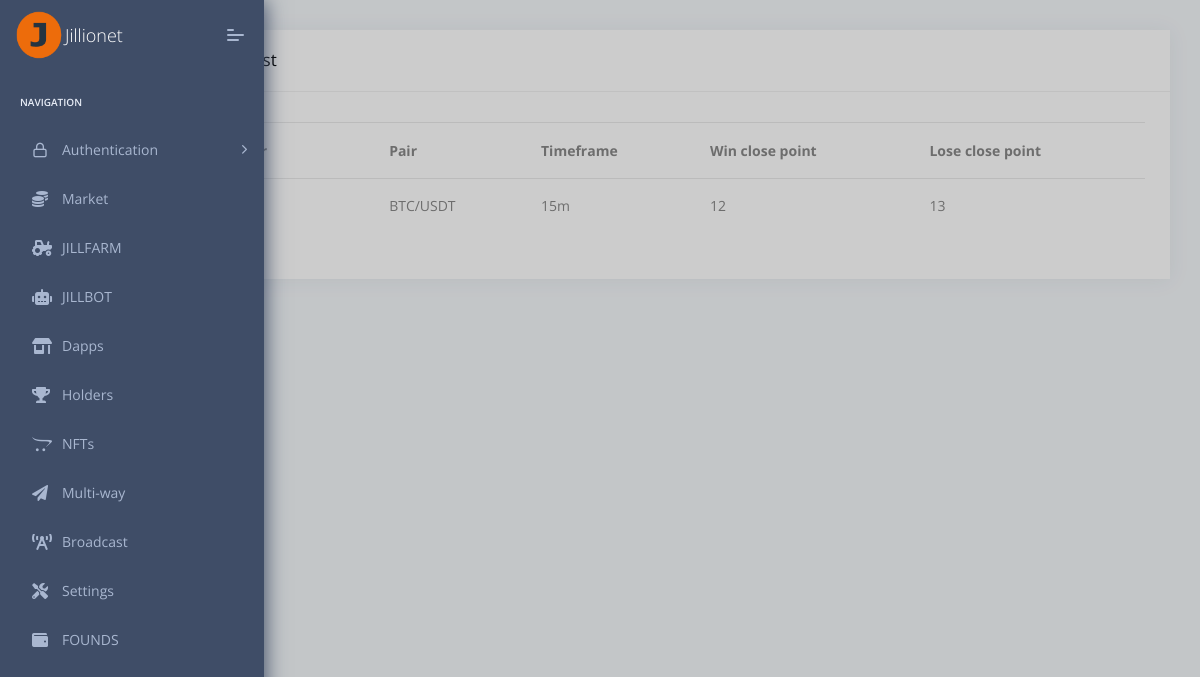
The page /iabot/ on the database as committed earlier.
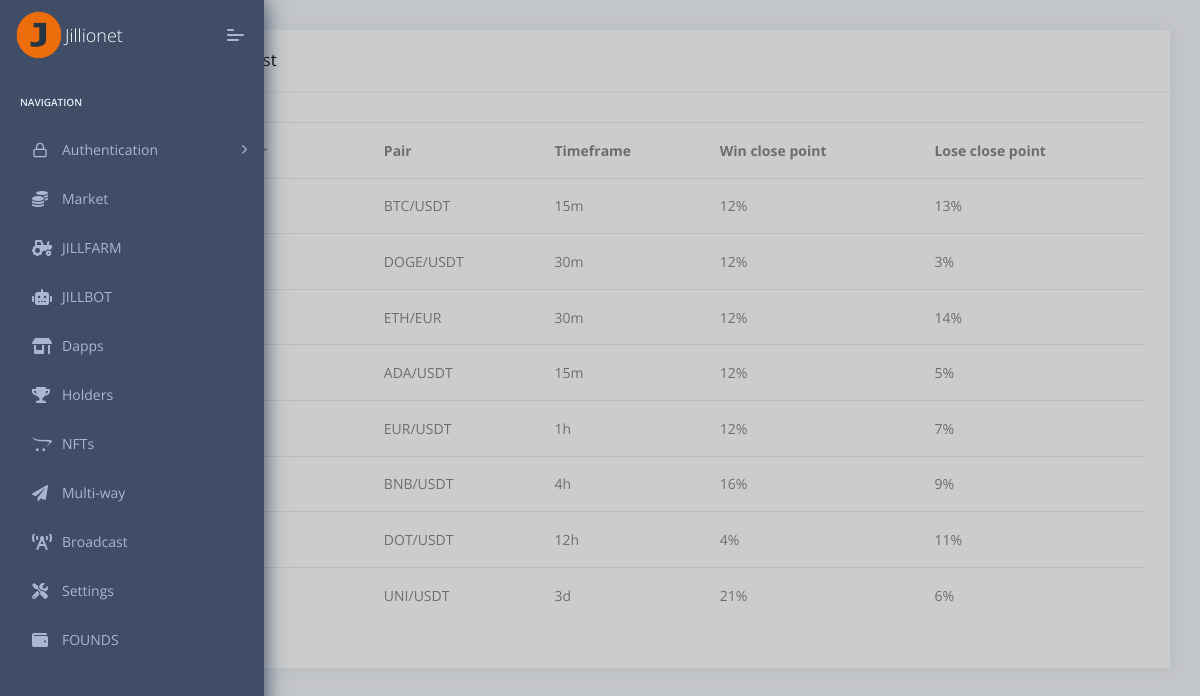
The same page on the database as committed later.
### IaBotpredict/models.py (models this page shows, shortened)
class iabotcontract(models.Model):# Analize all market
    contract_number = models.CharField(max_length=200, unique=True)
    pair = models.ForeignKey('orderbook.TradingPair', on_delete=models.CASCADE)
    timeframe = models.CharField(max_length=200, choices=Order.TIMEFRAME_CHOICES)
    win_close_point = models.CharField(max_length=200)
    lose_close_point = models.CharField(max_length=200)

### orderbook/models.py (models this page shows, shortened)
class TradingPair(models.Model):
    pair = models.CharField(max_length=200, unique=True)
    slug = AutoSlugField(populate_from='pair', slugify_function=my_slugify_function, unique=True, null=True)
    def __str__(self):
        return f"{self.pair}"

### app/views.py (the view)
# urls.py: path('iabot/', iabotListView.as_view(), name='iabot'),
class iabotListView(ListView):
    model = iabotcontract
    template_name = 'iabotcontract.html'

### templates/iabotcontract.html (shortened to what this page needs)
{% extends "layouts/base.html" %}
{% load humanize crispy_forms_tags %}
{% block content %}
    <div class="pcoded-content">
        <div class="pcoded-inner-content">
            <div class="main-body">
                <div class="page-wrapper">
                    <div class="row">
                        <div class="col-xl-12">
                            <div class="card">
                                <div class="card-header">
                                    <h5>Contract IAbot list</h5>
                                </div>
                                <div class="card-block table-border-style">
                                    <div class="table-responsive">
                                        <table class="table table-hover">
                                            <thead>
                                            <tr>
                                                <th>Contract number</th>
                                                <th>Pair</th>
                                                <th>Timeframe</th>
                                                <th>Win close point</th>
                                                <th>Lose close point</th>
                                            </tr>
                                            </thead>
                                            <tbody>
                                            {% for contract in object_list %}
                                                <tr>
                                                    <td>{{ contract.contract_number }}</td>
                                                    <td>{{ contract.pair }}</td>
                                                    <td>{{ contract.timeframe }}</td>
                                                    <td>{{ contract.win_close_point }}</td>
                                                    <td>{{ contract.lose_close_point }}</td>
                                                </tr>
                                            {% endfor %}
                                            </tbody>
                                        </table>
                                    </div>
                                </div>
                            </div>
                        </div>
                    </div>
                </div>
            </div>
        </div>
    </div>
{% endblock content %}

### templates/layouts/base.html (shortened to what this page needs)
<!DOCTYPE html>
<html lang="en">
<head>
    <link rel="stylesheet" href="/static/assets/fonts/fontawesome/css/fontawesome-all.min.css">
    <link rel="stylesheet" href="https://cdnjs.cloudflare.com/ajax/libs/font-awesome/5.15.4/css/all.min.css" />
    <link rel="stylesheet" href="/static/assets/plugins/animation/css/animate.min.css">
    <link rel="stylesheet" href="/static/assets/css/style.css">
</head>
<body>
    {% include 'includes/sidebar.html' %}
    <div class="pcoded-main-container">
        <div class="pcoded-wrapper">
            {% block content %}{% endblock content %}
        </div>
    </div>
</body>
</html>

### templates/includes/sidebar.html (shortened to what this page needs)
    {% load static %}
    <nav class="pcoded-navbar">
        <div class="navbar-wrapper">
            <div class="navbar-brand header-logo">
                <a href="{% url 'index' %}" class="b-brand">
                    <div class="b-bg">
                        <img width="50" src="{% static '/img/jill_icon.png' %}">
                    </div>
                    <span class="b-title">Jillionet</span>
                </a>
                <a class="mobile-menu" id="mobile-collapse" href="javascript:"><span></span></a>
            </div>
            <div class="navbar-content scroll-div">
                <ul class="nav pcoded-inner-navbar">
                    <li class="nav-item pcoded-menu-caption">
                        <label>Navigation</label>
                    </li>
                    {% if not user.is_authenticated %}
                    <li data-username="Authentication Sign up Sign in reset password Change password Personal information profile settings map form subscribe" class="nav-item pcoded-hasmenu">
                        <a href="javascript:" class="nav-link "><span class="pcoded-micon"><i class="feather icon-lock"></i></span><span class="pcoded-mtext">Authentication</span></a>
                    </li>
                    {% endif %}
                    <li data-username="Market"
                        class="nav-item {% if 'market' in segment %} active {% endif %}">
                        <a href="{% url 'app:market' %}" class="nav-link"><span class="pcoded-micon"><i class="fas fa-coins"></i></span><span class="pcoded-mtext">Market</span></a></li>
                    <li data-username="JillFarm" class="nav-item"><a href="{% url 'app:yeild' %}" class="nav-link"><span class="pcoded-micon"><i class="fas fa-tractor"></i></span><span class="pcoded-mtext">JILLFARM</span></a></li>
                    <li data-username="JillBot" class="nav-item"><a href="{% url 'app:iabot' %}" class="nav-link"><span class="pcoded-micon"><i class="fas fa-robot"></i></span><span class="pcoded-mtext">JILLBOT</span></a></li>
                    <li data-username="FOUNDS" class="nav-item"><a href="{% url 'app:dapps' %}" class="nav-link"><span class="pcoded-micon"><i class="fas fa-store-alt"></i></span><span class="pcoded-mtext">Dapps</span></a></li>
                    <li data-username="FOUNDS" class="nav-item"><a href="{% url 'app:holders' %}" class="nav-link"><span class="pcoded-micon"><i class="fas fa-trophy"></i></span><span class="pcoded-mtext">Holders</span></a></li>
                    <li data-username="FOUNDS" class="nav-item"><a href="{% url 'app:nfts' %}" class="nav-link"><span class="pcoded-micon"><i class="fab fa-opencart"></i></span><span class="pcoded-mtext">NFTs</span></a></li>
                    <li data-username="FOUNDS" class="nav-item"><a href="{% url 'app:multiway' %}" class="nav-link"><span class="pcoded-micon"><i class="fas fa-paper-plane"></i></span><span class="pcoded-mtext">Multi-way</span></a></li>
                    <li data-username="FOUNDS" class="nav-item"><a href="{% url 'app:broadcast' %}" class="nav-link"><span class="pcoded-micon"><i class="fas fa-broadcast-tower"></i></span><span class="pcoded-mtext">Broadcast</span></a></li>
                    <li data-username="FOUNDS" class="nav-item"><a href="{% url 'app:settings_view' %}" class="nav-link"><span class="pcoded-micon"><i class="fas fa-tools"></i></span><span class="pcoded-mtext">Settings</span></a></li>
                    <li data-username="FOUNDS" class="nav-item"><a href="{% url 'users:balance' %}" class="nav-link"><span class="pcoded-micon"><i class="fas fa-wallet"></i></span><span class="pcoded-mtext">FOUNDS</span></a></li>
                </ul>
            </div>
        </div>
    </nav>

Rows that differ between the two databases and show on the page:
changed iabotcontract "BTC/USDT": win_close_point "12" → "12%"; lose_close_point "13" → "13%"
added iabotcontract: pair "DOGE/USDT", timeframe "30m", win_close_point "12%", lose_close_point "3%"
added iabotcontract: pair "ETH/EUR", timeframe "30m", win_close_point "12%", lose_close_point "14%"
added iabotcontract: pair "ADA/USDT", timeframe "15m", win_close_point "12%", lose_close_point "5%"
added iabotcontract: pair "EUR/USDT", timeframe "1h", win_close_point "12%", lose_close_point "7%"
added iabotcontract: pair "BNB/USDT", timeframe "4h", win_close_point "16%", lose_close_point "9%"
added iabotcontract: pair "DOT/USDT", timeframe "12h", win_close_point "4%", lose_close_point "11%"
added iabotcontract: pair "UNI/USDT", timeframe "3d", win_close_point "21%", lose_close_point "6%"
